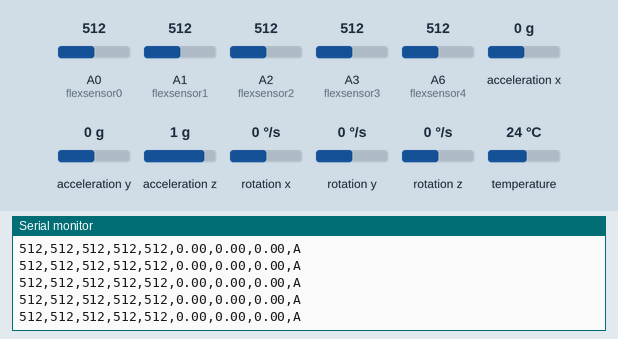
A sketch run on a simulated Arduino Nano, built with avr-gcc and run on an emulated ATmega328P. Parts: the last lines printed to the serial monitor. Inputs (shaded band) come from the test bench; at power-on: A2 (flexsensor2) = 512, A3 (flexsensor3) = 512, A0 (flexsensor0) = 512, A1 (flexsensor1) = 512, A6 (flexsensor4) = 512, acceleration x 0 g, acceleration y 0 g, acceleration z 1 g, rotation x 0 °/s, rotation y 0 °/s, rotation z 0 °/s, temperature 24 °C.

Above: at 5.5 s.
5.6 s: A2 (flexsensor2) set to 108
At 5.65 s:
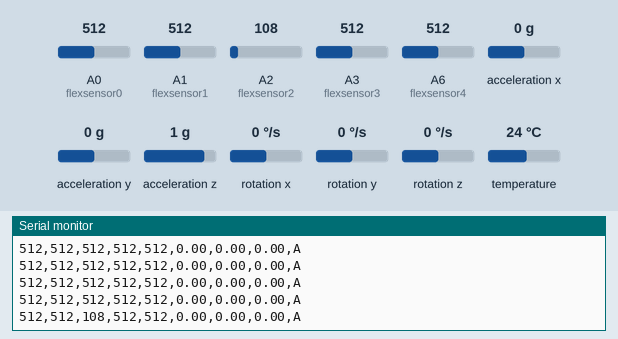
8.6 s: A2 (flexsensor2) set to 91
At 8.7 s:
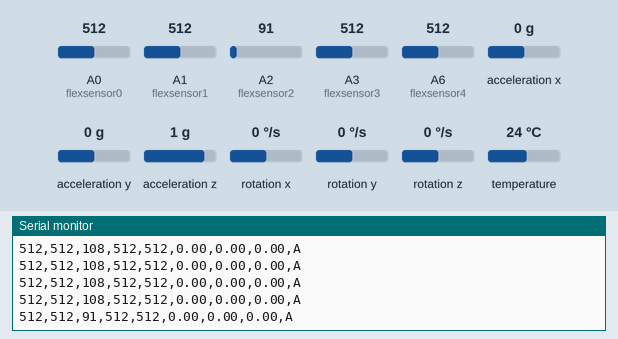
11.6 s: A3 (flexsensor3) set to 105
At 11.64 s:
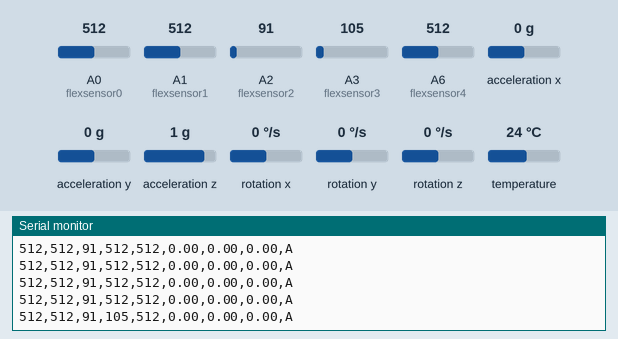
14.6 s: A3 (flexsensor3) set to 90
At 14.69 s:
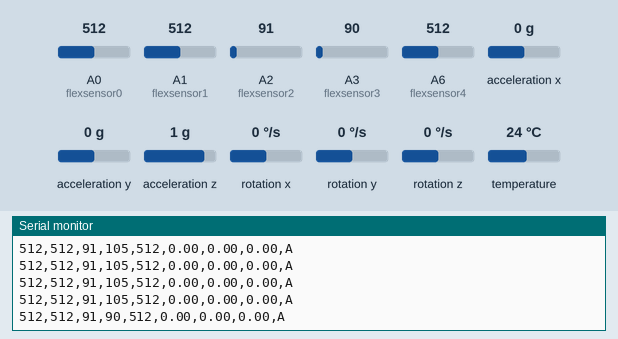
Timing chart, 0 to 17.1 s (numbered marks = the images above; inputs shaded):
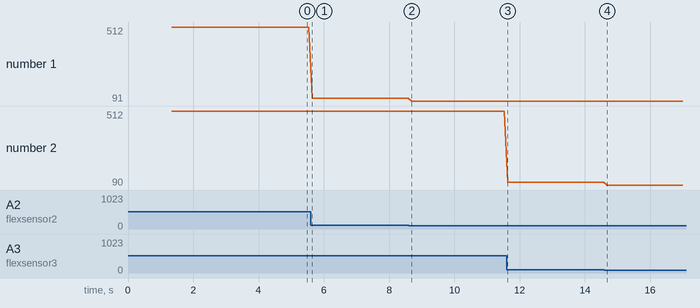

The sketch:

collect_data.ino
```cpp
#include <Wire.h>
#include <Adafruit_Sensor.h>
#include <Adafruit_MPU6050.h>
#include <math.h>

Adafruit_MPU6050 mpu;

const int flexsensor0 = A0;
const int flexsensor1 = A1;
const int flexsensor2 = A2;
const int flexsensor3 = A3;
const int flexsensor4 = A6;

int val0, val1, val2, val3, val4;

float angle_x_acc, angle_y_acc, angle_z_gyro;
float gyro_offset_z = 0.0;

const float rAD_TO_DEG = 180.0 / PI;
const float DT = 0.01;

void setup() {
  Serial.begin(9600);

  if (!mpu.begin()) {
    Serial.println("Failed to find MPU6050 chip");
    while (1) delay(10);
  }

  Serial.println("MPU6050 Initialized");

  mpu.setAccelerometerRange(MPU6050_RANGE_2_G);
  mpu.setGyroRange(MPU6050_RANGE_250_DEG);
  mpu.setFilterBandwidth(MPU6050_BAND_21_HZ);

  delay(100);

  // Calibrate gyroscope offset for Z-axis
  for (int i = 0; i < 100; ++i) {
    sensors_event_t a, g, temp;
    mpu.getEvent(&a, &g, &temp);
    gyro_offset_z += g.gyro.z;
    delay(10);
  }
  gyro_offset_z /= 100.0;
}

void loop() {
  // Read flex sensor values
  val0 = analogRead(flexsensor0);
  val1 = analogRead(flexsensor1);
  val2 = analogRead(flexsensor2);
  val3 = analogRead(flexsensor3);
  val4 = analogRead(flexsensor4);

  // Get MPU6050 data
  sensors_event_t a, g, temp;
  mpu.getEvent(&a, &g, &temp);

  // Calculate angles from accelerometer
  angle_x_acc = atan2(a.acceleration.y, sqrt(a.acceleration.x * a.acceleration.x + a.acceleration.z * a.acceleration.z)) * rAD_TO_DEG;
  angle_y_acc = atan2(-a.acceleration.x, sqrt(a.acceleration.y * a.acceleration.y + a.acceleration.z * a.acceleration.z)) * rAD_TO_DEG;

  // Normalize accelerometer angles
  angle_x_acc = fmod(angle_x_acc, 360.0);
  if (angle_x_acc < 0) angle_x_acc += 360.0;

  angle_y_acc = fmod(angle_y_acc, 360.0);
  if (angle_y_acc < 0) angle_y_acc += 360.0;

  // Calculate gyroscope angle for Z-axis
  angle_z_gyro = (g.gyro.z - gyro_offset_z) * DT;

  // Normalize gyroscope angle
  angle_z_gyro = fmod(angle_z_gyro, 360.0);
  if (angle_z_gyro < 0) angle_z_gyro += 360.0;

  // Print data in CSV format
  Serial.print(val0);
  Serial.print(",");
  Serial.print(val1);
  Serial.print(",");
  Serial.print(val2);
  Serial.print(",");
  Serial.print(val3);
  Serial.print(",");
  Serial.print(val4);
  Serial.print(",");
  Serial.print(angle_x_acc);
  Serial.print(",");
  Serial.print(angle_y_acc);
  Serial.print(",");
  Serial.print(angle_z_gyro);
  Serial.println(",A");

  delay(100);
}
```

Measured:
- after the input at 5.6 s, the serial monitor: prints a new line after 0.05 s (image 1)
- after the input at 8.6 s, the serial monitor: prints a new line after 0.10 s (image 2)
- after the input at 11.6 s, the serial monitor: prints a new line at once (image 3)
- after the input at 14.6 s, the serial monitor: prints a new line after 0.09 s (image 4)
- plotted number 1: 512 → 108 after the input at 5.6 s, 108 → 91 after the input at 8.6 s
- plotted number 2: 512 → 105 after the input at 11.6 s, 105 → 90 after the input at 14.6 s
